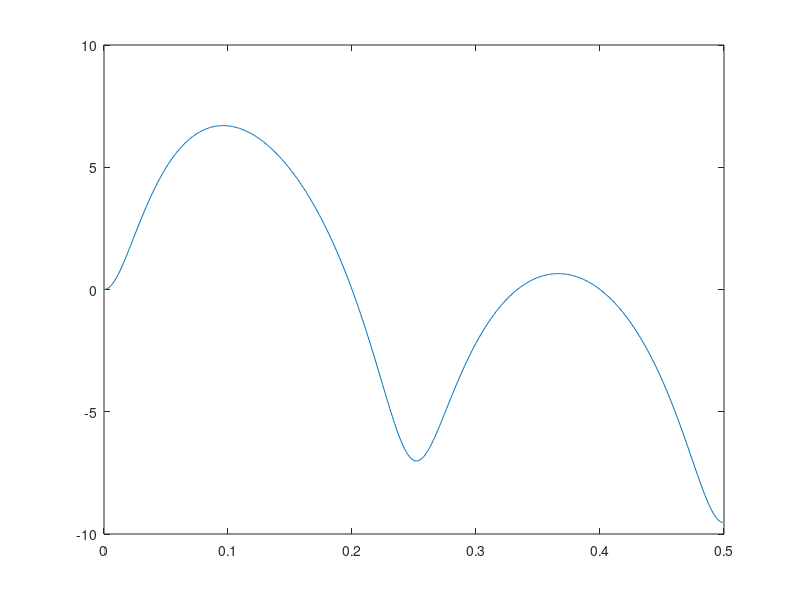

This figure's MATLAB source: (Note: this script raises an error after producing the figure.)
clear
clf
%Coefficient du filtre etudie
A = [2 -1 0 0 0 0] ;
B = [0 2 0 0 0 -1] ;

fe = 1 ;                                % Frequence d'echantillonnage
[H, w] = freqz(B,A) ;                   % w : pulsation entre 0 et pi
nu = w/(2*pi) ;                         % Frequence reduite
f = nu*fe ;                             % Frequence

%On trace le diagramme de gain pour determiner la nature du filtre
plot(nu,20*log10(abs(H))) ;
my_title('Diagramme de gain en frequence reduite en db',25) ;
%print -deps "/home/kewin/octave/td_matLab/rapport/src/resEx3/f5Gain.jpg" 

input ('Figure suivante ?') ;
%Diagramme de phase
plot(nu,angle(H)) ;
my_title('Diagramme de phase en frequence reduite',25) ;
%print -deps "/home/kewin/octave/td_matLab/rapport/src/resEx3/f5Phase.jpg" 

input ('Figure suivante ? ') ;
%Zeros et poles
zplane(B, A) ;
my_title('Zeros et poles',25) ;
%print -deps "/home/kewin/octave/td_matLab/rapport/src/resEx3/f5ZP.jpg" 

%Reponse impulsionnelle
%Definition de l'intervalle de visualisation
N = 64 ;
n0 = N/2 ;
n_min = 1-n0 ;
n_max = N-n0 ;
n = n_min:1:n_max ;

%Definition du dirac
dirac = zeros(1,N);
dirac(n0) = 1;
y = filter(B,A,dirac);
input ('Figure suivante ?') ;
stem (n,y) ;
my_title('Reponse impulsionnelle',25) ;
%print -deps "/home/kewin/octave/td_matLab/rapport/src/resEx3/f5Impulsion.jpg" 

input ('Figure suivante ?') ;
%Reponse indicielle
%Definition de l'echelon
u = zeros(1,N) ;
for i=n0:N
	u(i)=1;
endfor
i = filter(B,A,u) ;
h_obj = stem (n,i) ;
my_title('Reponse indicielle',25) ;
%print -deps "/home/kewin/octave/td_matLab/rapport/src/resEx3/f5Indice.jpg" 

